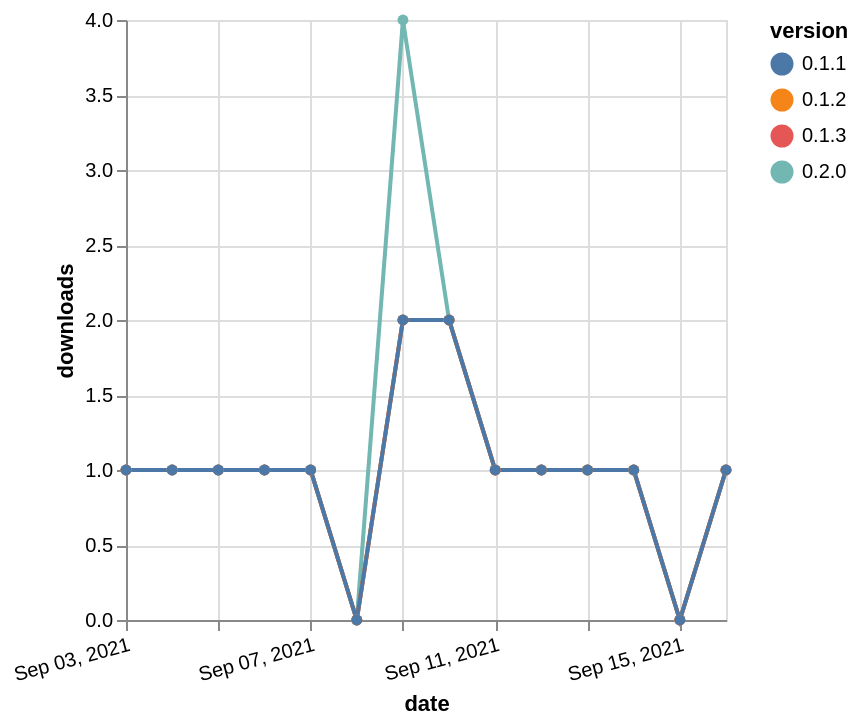

Here is the Vega-Lite specification saved for this chart:
### Vega-Lite specification from a JSON file in a GitHub repository (floating-point values rounded to 4 significant figures)
{"$schema": "https://vega.github.io/schema/vega-lite/v5.json", "description": "A simple bar chart with embedded data.", "data": {"values": [{"date": "2021-09-03", "total": 145, "delta": 1, "version": "0.2.0"}, {"date": "2021-09-04", "total": 146, "delta": 1, "version": "0.2.0"}, {"date": "2021-09-05", "total": 147, "delta": 1, "version": "0.2.0"}, {"date": "2021-09-06", "total": 148, "delta": 1, "version": "0.2.0"}, {"date": "2021-09-07", "total": 149, "delta": 1, "version": "0.2.0"}, {"date": "2021-09-08", "total": 149, "delta": 0, "version": "0.2.0"}, {"date": "2021-09-09", "total": 153, "delta": 4, "version": "0.2.0"}, {"date": "2021-09-10", "total": 155, "delta": 2, "version": "0.2.0"}, {"date": "2021-09-11", "total": 156, "delta": 1, "version": "0.2.0"}, {"date": "2021-09-12", "total": 157, "delta": 1, "version": "0.2.0"}, {"date": "2021-09-13", "total": 158, "delta": 1, "version": "0.2.0"}, {"date": "2021-09-14", "total": 159, "delta": 1, "version": "0.2.0"}, {"date": "2021-09-15", "total": 159, "delta": 0, "version": "0.2.0"}, {"date": "2021-09-16", "total": 160, "delta": 1, "version": "0.2.0"}, {"date": "2021-09-03", "total": 126, "delta": 1, "version": "0.1.3"}, {"date": "2021-09-04", "total": 127, "delta": 1, "version": "0.1.3"}, {"date": "2021-09-05", "total": 128, "delta": 1, "version": "0.1.3"}, {"date": "2021-09-06", "total": 129, "delta": 1, "version": "0.1.3"}, {"date": "2021-09-07", "total": 130, "delta": 1, "version": "0.1.3"}, {"date": "2021-09-08", "total": 130, "delta": 0, "version": "0.1.3"}, {"date": "2021-09-09", "total": 132, "delta": 2, "version": "0.1.3"}, {"date": "2021-09-10", "total": 134, "delta": 2, "version": "0.1.3"}, {"date": "2021-09-11", "total": 135, "delta": 1, "version": "0.1.3"}, {"date": "2021-09-12", "total": 136, "delta": 1, "version": "0.1.3"}, {"date": "2021-09-13", "total": 137, "delta": 1, "version": "0.1.3"}, {"date": "2021-09-14", "total": 138, "delta": 1, "version": "0.1.3"}, {"date": "2021-09-15", "total": 138, "delta": 0, "version": "0.1.3"}, {"date": "2021-09-16", "total": 139, "delta": 1, "version": "0.1.3"}, {"date": "2021-09-03", "total": 152, "delta": 1, "version": "0.1.2"}, {"date": "2021-09-04", "total": 153, "delta": 1, "version": "0.1.2"}, {"date": "2021-09-05", "total": 154, "delta": 1, "version": "0.1.2"}, {"date": "2021-09-06", "total": 155, "delta": 1, "version": "0.1.2"}, {"date": "2021-09-07", "total": 156, "delta": 1, "version": "0.1.2"}, {"date": "2021-09-08", "total": 156, "delta": 0, "version": "0.1.2"}, {"date": "2021-09-09", "total": 158, "delta": 2, "version": "0.1.2"}, {"date": "2021-09-10", "total": 160, "delta": 2, "version": "0.1.2"}, {"date": "2021-09-11", "total": 161, "delta": 1, "version": "0.1.2"}, {"date": "2021-09-12", "total": 162, "delta": 1, "version": "0.1.2"}, {"date": "2021-09-13", "total": 163, "delta": 1, "version": "0.1.2"}, {"date": "2021-09-14", "total": 164, "delta": 1, "version": "0.1.2"}, {"date": "2021-09-15", "total": 164, "delta": 0, "version": "0.1.2"}, {"date": "2021-09-16", "total": 165, "delta": 1, "version": "0.1.2"}, {"date": "2021-09-03", "total": 139, "delta": 1, "version": "0.1.1"}, {"date": "2021-09-04", "total": 140, "delta": 1, "version": "0.1.1"}, {"date": "2021-09-05", "total": 141, "delta": 1, "version": "0.1.1"}, {"date": "2021-09-06", "total": 142, "delta": 1, "version": "0.1.1"}, {"date": "2021-09-07", "total": 143, "delta": 1, "version": "0.1.1"}, {"date": "2021-09-08", "total": 143, "delta": 0, "version": "0.1.1"}, {"date": "2021-09-09", "total": 145, "delta": 2, "version": "0.1.1"}, {"date": "2021-09-10", "total": 147, "delta": 2, "version": "0.1.1"}, {"date": "2021-09-11", "total": 148, "delta": 1, "version": "0.1.1"}, {"date": "2021-09-12", "total": 149, "delta": 1, "version": "0.1.1"}, {"date": "2021-09-13", "total": 150, "delta": 1, "version": "0.1.1"}, {"date": "2021-09-14", "total": 151, "delta": 1, "version": "0.1.1"}, {"date": "2021-09-15", "total": 151, "delta": 0, "version": "0.1.1"}, {"date": "2021-09-16", "total": 152, "delta": 1, "version": "0.1.1"}]}, "width": "container", "mark": {"type": "line", "point": {"filled": true}}, "encoding": {"x": {"field": "date", "type": "temporal", "timeUnit": "yearmonthdate", "title": "date", "axis": {"labelAngle": -15}}, "y": {"field": "delta", "type": "quantitative", "title": "downloads"}, "color": {"field": "version", "type": "nominal"}, "tooltip": {"field": "delta"}}}
